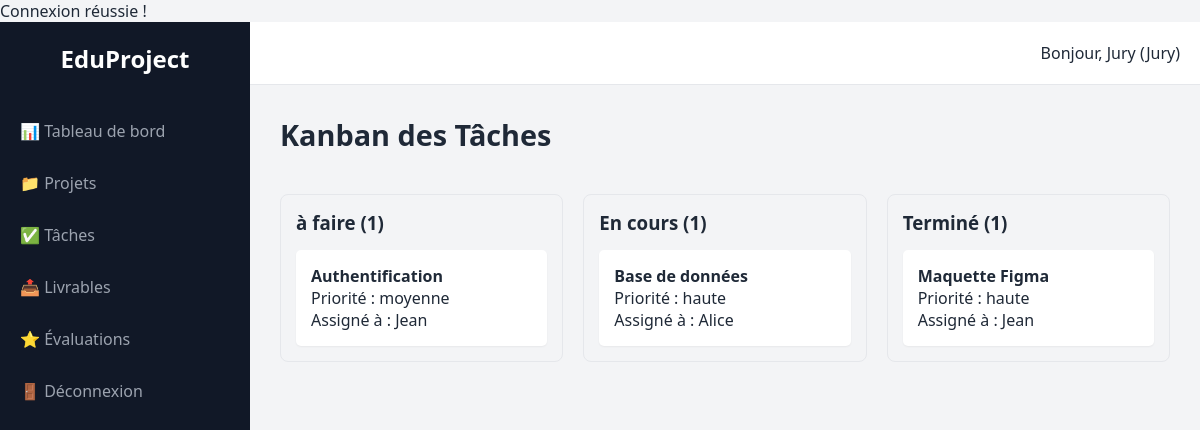
/tasks.php?project_id=1 (signed in), run on the app's committed database.
### tables this page shows
CREATE TABLE tasks (
    id INT AUTO_INCREMENT PRIMARY KEY,
    project_id INT,
    title VARCHAR(150),
    description TEXT,
    assigned_to INT NULL,
    priority ENUM('basse', 'moyenne', 'haute') DEFAULT 'moyenne',
    status ENUM('à faire', 'en cours', 'terminé') DEFAULT 'à faire',
    due_date DATE,
    created_by INT,
    created_at TIMESTAMP DEFAULT CURRENT_TIMESTAMP,
    FOREIGN KEY (project_id) REFERENCES projects(id) ON DELETE CASCADE,
    FOREIGN KEY (assigned_to) REFERENCES users(id)
);

CREATE TABLE users (
    id INT AUTO_INCREMENT PRIMARY KEY,
    first_name VARCHAR(50),
    last_name VARCHAR(50),
    email VARCHAR(100) UNIQUE,
    password VARCHAR(255),
    role ENUM('student', 'team_leader', 'supervisor', 'jury') NOT NULL,
    created_at TIMESTAMP DEFAULT CURRENT_TIMESTAMP
);

### includes/auth.php (called while the page is built, shortened)
<?php
function isLoggedIn() {
    return isset($_SESSION['user_id']);
}
function hasRole($roles) {
    return in_array($_SESSION['role'], (array)$roles);
}
?>

### tasks.php (the view, shortened to what this page needs)
<?php
require_once 'includes/db.php';
require_once 'includes/auth.php';
$projectId = $_GET['project_id'] ?? null;
$stmt = $pdo->prepare("SELECT t.*, u.first_name FROM tasks t LEFT JOIN users u ON t.assigned_to = u.id WHERE project_id = ?");
$stmt->execute([$projectId]);
$tasks = $stmt->fetchAll();
$kanban = ['à faire' => [], 'en cours' => [], 'terminé' => []];
foreach($tasks as $t) $kanban[$t['status']][] = $t;
include 'includes/header.php';
?>
<div class="flex-between">
    <h1>Kanban des Tâches</h1>
</div>
<div class="kanban-board">
    <?php foreach($kanban as $status => $list): ?>
    <div class="kanban-column">
        <h3><?= ucfirst($status) ?> (<?= count($list) ?>)</h3>
        <?php foreach($list as $task): ?>
        <div class="kanban-card">
            <h4><?= htmlspecialchars($task['title']) ?></h4>
            <p>Priorité : <?= $task['priority'] ?></p>
            <p>Assigné à : <?= $task['first_name'] ?? 'Non assigné' ?></p>
        </div>
        <?php endforeach; ?>
    </div>
    <?php endforeach; ?>
</div>
<?php include 'includes/footer.php'; ?>

### includes/header.php (shortened to what this page needs)
<!DOCTYPE html>
<html lang="fr">
<head>
    <link rel="stylesheet" href="assets/css/style.css">
</head>
<body>
    <div class="layout">
        <?php if(isLoggedIn()): ?>
        <aside class="sidebar">
            <div class="logo">EduProject</div>
            <nav>
                <a href="dashboard.php">📊 Tableau de bord</a>
                <a href="projects.php">📁 Projets</a>
                <a href="tasks.php">✅ Tâches</a>
                <a href="deliverables.php">📤 Livrables</a>
                <?php if(hasRole(['supervisor', 'jury'])): ?>
                <a href="evaluations.php">⭐ Évaluations</a>
                <?php endif; ?>
                <a href="logout.php">🚪 Déconnexion</a>
            </nav>
        </aside>
        <?php endif; ?>
        <main class="main-content">
            <header class="topbar">
                <?php if(isLoggedIn()): ?>
                    <span>Bonjour, <?= htmlspecialchars($_SESSION['first_name']) ?> (<?= ucfirst($_SESSION['role']) ?>)</span>
                <?php endif; ?>
            </header>
            <div class="content">

### includes/footer.php (shortened to what this page needs)
</div>
        </main>
    </div>
</body>
</html>

### assets/css/style.css (style rules this page uses)
:root { --primary: #1A56DB; --sidebar-bg: #111827; --bg: #F3F4F6; --text: #1F2937; --card-bg: #FFFFFF; }
* { box-sizing: border-box; margin: 0; padding: 0; font-family: 'Segoe UI', Tahoma, Geneva, Verdana, sans-serif; }
body { background-color: var(--bg); color: var(--text); }
.layout { display: flex; min-height: 100vh; }
.sidebar { width: 250px; background: var(--sidebar-bg); color: white; padding: 20px 0; }
.sidebar .logo { font-size: 1.5rem; font-weight: bold; text-align: center; margin-bottom: 30px; padding: 0 20px; }
.sidebar nav a { display: block; color: #9CA3AF; padding: 15px 20px; text-decoration: none; transition: 0.3s; }
.main-content { flex: 1; display: flex; flex-direction: column; }
.topbar { background: var(--card-bg); padding: 20px; border-bottom: 1px solid #E5E7EB; text-align: right; }
.content { padding: 30px; }
h1 { margin-bottom: 20px; font-size: 1.8rem; }
.flex-between { display: flex; justify-content: space-between; align-items: center; margin-bottom: 20px; }
.kanban-board { display: flex; gap: 20px; align-items: flex-start; }
.kanban-column { flex: 1; background: #F3F4F6; padding: 15px; border-radius: 8px; border: 1px solid #E5E7EB; }
.kanban-card { background: white; padding: 15px; border-radius: 5px; margin-top: 15px; box-shadow: 0 1px 2px rgba(0,0,0,0.05); }

### data on the page
tasks: title "Authentification", priority "moyenne", assigned_to.first_name "Jean"
tasks: title "Base de données", priority "haute", assigned_to.first_name "Alice"
tasks: title "Maquette Figma", priority "haute", assigned_to.first_name "Jean"

### other printed values
$_SESSION['first_name'] "Jury"
$_SESSION['role'] "Jury"
$status "à faire"
count($list) "1"
$status "En cours"
$status "Terminé"
